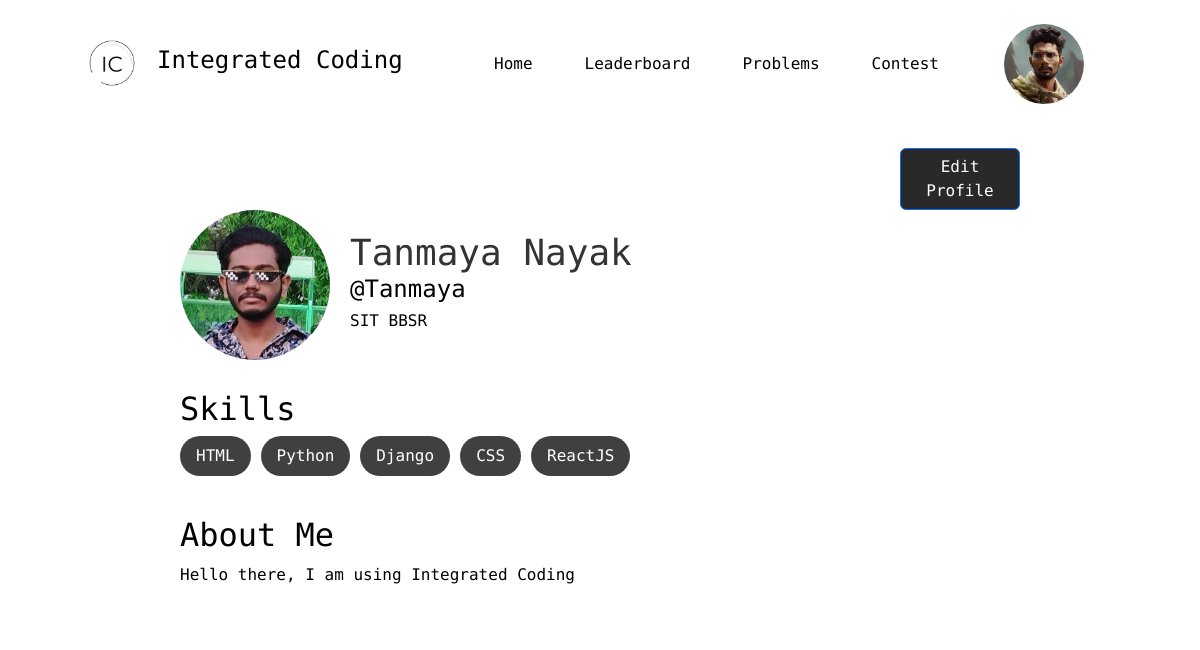
Page /view_profile/Tanmaya/ (signed in) on the committed database.
### users/models.py (models this page shows, shortened)
class Profile(models.Model):
    year = {
        ('2023','2023'),
        ('2024','2024'),
        ('2025','2025'),
        ('2026','2026')
    }
    sex={
        ('male','Male'),
        ('female','Female'),
        ('others','Others')
    }
    programme = {
        ('B.TECH','Bachelor of Technology'),
        ('M.TECH','Master of Technology'),
        ('MCA','Master of Computer Applications'),
        ('MSc','Master of Science, Data Science'),
        ('OTH','others')
    }
    college = {
        ('NIT RRK','National Institute of Technology, Rourkela'),
        ('IIT BBSR', 'Indian Institute of Technology, Bhrbaneswar'),
        ('KIIT BBSR','Kalinga Institute of Industrial Technology, Bhubaneswar'),
        ('ITER BBSR', 'Institute of Technical Education and Research, Bhubaneswar'),
        ('CUTM BBSR','Centurion University of Technology and Management, Bhubaneswar'),
        ('CVRGU BBSR', 'C. V. Raman Global University, Bhubaneswar'),
        ('NIST BAM', 'National Institute of Science and Technology, Berhampur'),
        ('VSSUT SBP', 'Veer Surendra Sai University of Technology, Burla'),
        ('SOA BBSR', "Siksha 'O' Anusandhan University, Bhubaneswar"),
        ('BPUT BBSR','Biju Patnaik University of Technology, Rourkela'),
        ('SIT BBSR','Silicon Institute of Technology, Bhubaneswar'),
        ('CUTM PLH','Centurion University of Technology and Management, Paralkhemundi'),
        ('GIET GNPR','GIET University, Gunupur'),
        ('IIIT BBSR','International Institute of Information Technology, Bhubaneswar'),
        ('SSU CTC','Sri Sri University, Cuttack'),
        ('IGIT DNKL','Indira Gandhi Institute of Technology, Dhenkanal'),
        ('SIT SBP','Silicon Institute of Technology, Sambalpur'),
        ('XIM BBSR','XIM University, Bhubaneswar'),
        ('BEC BBSR','Bhubaneswar Engineering College, Bhubaneswar'),
        ('COEB BBSR','College of Engineering Bhubaneswar, Bhubaneswar'),
        ('CET','College of Engineering and Technology, Bhubaneswar'),
        ('GIFT','Gandhi Institute for Technology, Bhubaneswar'),
        ('OTH','others')
    }
    user=models.OneToOneField(User,on_delete=models.CASCADE)
    image=models.ImageField(default='default.jpg',upload_to='profile_pics')
    institute=models.CharField(max_length=50, choices=college, blank=True)
    yop=models.CharField(max_length=4 , choices=year, default='2023')
    course=models.CharField(max_length=10, choices=programme, blank=True)
    skills = models.ManyToManyField(Skill)
    fullname=models.CharField(max_length=25, blank=True)
    gender=models.CharField(max_length=15, choices=sex, blank=True)
    city=models.CharField(default='Bhubaneswar', max_length=20)
    state=models.CharField(default='Odisha', max_length=20)
    about=models.TextField(default='Hello there, I am using Integrated Coding')

class Skill(models.Model):
    name = models.CharField(max_length=50)
    def __str__(self):
        return self.name

### users/views.py (the view)
# urls.py: path("view_profile/<str:username>/",views.view_profile,name='view-profile'),
@login_required
def view_profile(request, username):
    view_user= User.objects.get(username=username)
    user_profile = Profile.objects.get(user=view_user)
    user_skills = user_profile.skills.all()
    return render(request, 'view_profile.html', {'view_user':view_user,'user_skills':user_skills})

### templates/view_profile.html (shortened to what this page needs)
{% extends "base.html" %}
{% load static %}
{% block html_head %}
    <link rel="stylesheet" href="{% static 'css/profile.css' %}">
{% endblock %}
{% block content %}
  <div class="content">
    <div class="container">
      <button style="margin-left: 45rem;" type="submit" class="btn btn-primary"><a style="color: #fff; text-decoration: none;" href="{% url 'edit-profile' %}">Edit Profile</a></button>
      <div class="profile">
        <img src="{{view_user.profile.image.url}}" alt="Profile Picture">
        <div>
          <h1>{{view_user.profile.fullname}}</h1>
          <h4>@{{view_user.username}}</h4>
          <h6>{{view_user.profile.institute}}</h6>
        </div>
      </div>
      <h2>Skills</h2>
      <div class="skills">
        {% for skill in user_skills %}
        <span class="skill">{{skill}}</span>
        {% endfor%}
      </div>
      <div>
        <h2>About Me</h2>
        <p>{{view_user.profile.about}}</p>
{% endblock %}

### templates/base.html (shortened to what this page needs)
<!DOCTYPE html>
<html lang="en">
<head>
    {% load static %}
    <link href="https://cdn.jsdelivr.net/npm/bootstrap@5.2.0/dist/css/bootstrap.min.css" rel="stylesheet">
    <link href="https://cdnjs.cloudflare.com/ajax/libs/font-awesome/6.3.0/css/all.min.css" rel="stylesheet" type="text/css">
    <link rel="stylesheet" href="https://cdn.jsdelivr.net/npm/@fortawesome/fontawesome-free@6.2.1/css/fontawesome.min.css">
    <link href="https://maxcdn.bootstrapcdn.com/font-awesome/4.2.0/css/font-awesome.min.css" rel="stylesheet">
    <link rel="stylesheet" href="{% static 'css/base.css' %}">
    {% block html_head %}{% endblock %}
</head>
<body>
  <nav id="navbar">
        <a href="{% url 'home-page' %}"><img src="{% static 'images/Logo.png' %}"></a>
        <h1 class="logo-heading">Integrated Coding</h1>
        <div class="nav-links" id="navLinks">
            <ul id="menu">
              {% if user.is_authenticated %}
                <li><a href="{%  url 'home-page' %}">Home</a></li>
                <li><a href="{%  url 'leaderboard-page' %}">Leaderboard</a></li>
                <li><a href="{% url 'courses-page' %}">Problems</a></li>
                <li><a href="{% url 'contest-page' %}">Contest</a></li>
                <div class="profile-picture-container">
                  <img src="{{user.profile.image.url}}" alt="Profile Picture" class="profile-picture">
                </div>
              {% else %}
                <li><a href="{% url 'login' %}">Login</a></li>
                <li><a href="{% url 'register-page' %}">Sign Up</a></li>
              {% endif %}
            </ul>
        </div>
    </nav>
  {% block content %}
  {% endblock %}
</body>
</html>

### static/css/base.css (style rules this page uses)
* { margin: 0; padding: 0; font-family: "Source Code Pro", monospace; }
html, body { height: 100%; }
body { background-image: url(../images/home_bg.jpg); background-repeat: no-repeat; background-size: cover; background-attachment: fixed; background-position: 50% 0; }
.logo-heading { padding: 5px; font-size: 1.5rem; }
nav { display: flex; padding: 2% 6%; justify-content: space-between; align-items: center; background-color: transparent; color: #000000; }
nav img { border-radius: 100%; width: 80px; }
.nav-links { flex: 1; text-align: right; padding-right: 20px; }
.nav-links ul { margin: 0; padding: 0; list-style: none; display: flex; justify-content: flex-end; align-items: center; }
.nav-links ul li { display: inline-block; margin-left: 10px; margin-right: 20px; position: relative; }
.nav-links ul li a { color: #000000; text-decoration: none; display: inline-block; padding: 10px; border-radius: 40%; border: 1px solid transparent; box-shadow: 0 0 0 rgba(98, 98, 98, 0.1); transition: all 0.1s cubic-bezier(0.68, -0.55, 0.265, 1.55); }
.profile-picture-container { position: relative; display: flex; align-items: center; margin-left: 1.5rem; margin-right: 1.5rem; cursor: pointer; }
.profile-picture { width: 80px; height: 80px; border-radius: 50%; object-fit: cover; margin-left: 10px; transition: all 0.2s ease-in-out; }

### static/css/profile.css (style rules this page uses)
.container { max-width: 900px; margin: 0 auto; padding: 20px; }
.profile { display: flex; align-items: center; margin-bottom: 30px; }
.profile img { width: 150px; height: 150px; border-radius: 50%; margin-right: 20px; }
.profile h1 { margin: 0; font-size: 36px; color: #333; }
.skills { display: flex; flex-wrap: wrap; margin-bottom: 30px; }
.skill { background-color: rgba(0, 0, 0, 0.75); color: #fff; font-size: 16px; padding: 8px 16px; border-radius: 25px; margin-right: 10px; margin-bottom: 10px; }
.btn { background-color: rgb(41, 41, 41); }
p { font-size: 1rem; }
.content { display: flex; justify-content: center; align-items: center; margin:0rem 10rem 0rem 10rem; background-color: white; color: #fff; opacity: 1; background-clip: border-box; border-radius: 20px; }
.content > .container { background-color: white; color: black; margin: 0px 0px; }

### rows in the picture
Skill: name "HTML"
Skill: name "Python"
Skill: name "Django"
Skill: name "CSS"
Skill: name "ReactJS"

### other values in the picture
{{ view_user.profile.fullname }} "Tanmaya Nayak"
{{ view_user.username }} "Tanmaya"
{{ view_user.profile.institute }} "SIT BBSR"
{{ view_user.profile.about }} "Hello there, I am using Integrated Coding"
